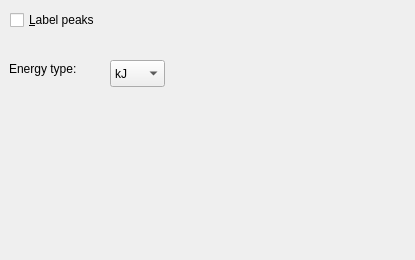
<?xml version="1.0" encoding="UTF-8"?>
<ui version="4.0">
 <class>Tab_Energy</class>
 <widget class="QWidget" name="Tab_Energy">
  <property name="geometry">
   <rect>
    <x>0</x>
    <y>0</y>
    <width>415</width>
    <height>260</height>
   </rect>
  </property>
  <property name="windowTitle">
   <string>Spectra Tab</string>
  </property>
  <widget class="QCheckBox" name="energy_labelPeaks">
   <property name="geometry">
    <rect>
     <x>10</x>
     <y>9</y>
     <width>110</width>
     <height>22</height>
    </rect>
   </property>
   <property name="sizePolicy">
    <sizepolicy hsizetype="Fixed" vsizetype="Fixed">
     <horstretch>0</horstretch>
     <verstretch>0</verstretch>
    </sizepolicy>
   </property>
   <property name="text">
    <string>&amp;Label peaks</string>
   </property>
   <property name="checked">
    <bool>false</bool>
   </property>
  </widget>
  <widget class="QLabel" name="label_4">
   <property name="geometry">
    <rect>
     <x>9</x>
     <y>37</y>
     <width>16</width>
     <height>17</height>
    </rect>
   </property>
   <property name="text">
    <string/>
   </property>
  </widget>
  <widget class="QLabel" name="label">
   <property name="geometry">
    <rect>
     <x>9</x>
     <y>60</y>
     <width>86</width>
     <height>17</height>
    </rect>
   </property>
   <property name="text">
    <string>Energy type:</string>
   </property>
  </widget>
  <widget class="QComboBox" name="combo_energyType">
   <property name="geometry">
    <rect>
     <x>110</x>
     <y>60</y>
     <width>55</width>
     <height>27</height>
    </rect>
   </property>
   <item>
    <property name="text">
     <string>kJ</string>
    </property>
   </item>
   <item>
    <property name="text">
     <string>kcal</string>
    </property>
   </item>
   <item>
    <property name="text">
     <string>eV</string>
    </property>
   </item>
  </widget>
 </widget>
 <resources/>
 <connections/>
</ui>
